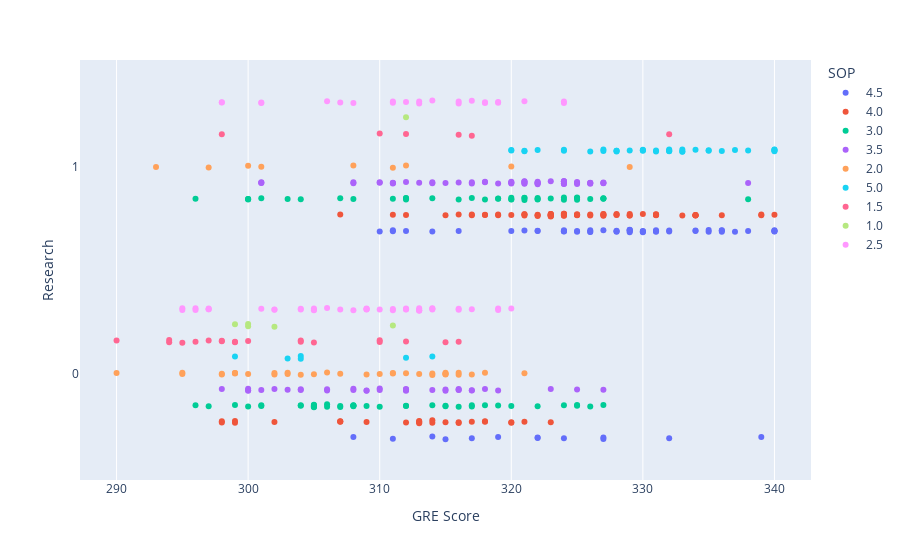

The code cell stored with this chart in its notebook:
### Code cell
px.strip(data, x="GRE Score", y="Research", orientation="h", color="SOP")

### Figure 1 — Plotly figure (JSON) as saved in the notebook; plotly's stock layout.template omitted (floating-point values rounded to 4 significant figures)
{"data": [{"alignmentgroup": "True", "boxpoints": "all", "fillcolor": "rgba(255,255,255,0)", "hoveron": "points", "hovertemplate": "SOP=4.5<br>GRE Score=%{x}<br>Research=%{y}<extra></extra>", "legendgroup": "4.5", "line": {"color": "rgba(255,255,255,0)"}, "marker": {"color": "#636efa"}, "name": "4.5", "offsetgroup": "4.5", "orientation": "h", "pointpos": 0, "showlegend": true, "type": "box", "x": [337, 330, 340, 322, 332, 326, 339, 328, 314, 340, 319, 315, 314, 316, 317, 329, 310, 334, 326, 332, 340, 329, 322, 320, 329, 327, 335, 331, 324, 322, 336, 311, 340, 325, 331, 322, 324, 326, 329, 335, 327, 308, 311, 336, 330, 328, 311, 312, 338, 330, 336, 324, 329, 334, 324, 331, 321, 328, 324, 325, 332, 330, 327], "x0": " ", "xaxis": "x", "y": [1, 1, 1, 0, 0, 1, 0, 1, 1, 1, 0, 0, 0, 1, 0, 1, 1, 1, 1, 1, 1, 1, 0, 1, 1, 1, 1, 1, 1, 1, 1, 0, 1, 1, 1, 1, 0, 1, 1, 1, 0, 0, 1, 1, 1, 1, 1, 1, 1, 1, 1, 1, 1, 1, 1, 1, 1, 1, 1, 1, 1, 1, 0], "y0": " ", "yaxis": "y"}, {"alignmentgroup": "True", "boxpoints": "all", "fillcolor": "rgba(255,255,255,0)", "hoveron": "points", "hovertemplate": "SOP=4.0<br>GRE Score=%{x}<br>Research=%{y}<extra></extra>", "legendgroup": "4.0", "line": {"color": "rgba(255,255,255,0)"}, "marker": {"color": "#EF553B"}, "name": "4.0", "offsetgroup": "4.0", "orientation": "h", "pointpos": 0, "showlegend": true, "type": "box", "x": [324, 327, 328, 307, 317, 319, 318, 336, 327, 340, 331, 299, 307, 329, 334, 324, 298, 307, 315, 322, 318, 298, 331, 323, 314, 316, 321, 320, 299, 323, 339, 323, 333, 329, 331, 339, 334, 334, 322, 323, 321, 314, 323, 313, 334, 321, 313, 318, 313, 325, 328, 321, 307, 309, 324, 317, 312, 331, 313, 320, 323, 325, 317, 323, 324, 325, 323, 322, 334, 326, 330, 327, 315, 325, 323, 311, 316, 324, 329, 319, 323, 326, 320, 327, 316, 318, 328, 302, 312], "x0": " ", "xaxis": "x", "y": [1, 1, 1, 1, 0, 1, 0, 1, 1, 1, 1, 0, 0, 1, 1, 1, 0, 0, 1, 1, 1, 0, 1, 1, 0, 1, 1, 0, 0, 1, 1, 0, 1, 1, 1, 1, 1, 1, 1, 1, 1, 0, 1, 0, 1, 1, 0, 0, 0, 1, 1, 0, 0, 0, 1, 1, 1, 1, 0, 0, 1, 1, 1, 1, 1, 1, 1, 1, 1, 1, 1, 1, 0, 1, 1, 1, 0, 1, 1, 1, 1, 1, 1, 1, 0, 1, 1, 0, 0], "y0": " ", "yaxis": "y"}, {"alignmentgroup": "True", "boxpoints": "all", "fillcolor": "rgba(255,255,255,0)", "hoveron": "points", "hovertemplate": "SOP=3.0<br>GRE Score=%{x}<br>Research=%{y}<extra></extra>", "legendgroup": "3.0", "line": {"color": "rgba(255,255,255,0)"}, "marker": {"color": "#00cc96"}, "name": "3.0", "offsetgroup": "3.0", "orientation": "h", "pointpos": 0, "showlegend": true, "type": "box", "x": [316, 321, 308, 312, 325, 300, 338, 304, 327, 322, 320, 300, 309, 304, 325, 327, 314, 327, 301, 296, 301, 306, 305, 296, 327, 325, 326, 324, 326, 312, 318, 307, 299, 307, 306, 305, 324, 308, 305, 324, 316, 320, 325, 314, 308, 304, 317, 305, 322, 320, 305, 315, 311, 319, 319, 312, 308, 318, 303, 321, 319, 300, 317, 325, 315, 322, 301, 317, 321, 312, 320, 310, 312, 307, 305, 308, 323, 322, 297, 300], "x0": " ", "xaxis": "x", "y": [1, 1, 0, 1, 0, 1, 1, 0, 1, 0, 0, 1, 0, 1, 0, 0, 0, 1, 0, 1, 1, 0, 0, 0, 1, 1, 1, 0, 0, 0, 0, 0, 0, 1, 0, 0, 1, 0, 0, 1, 0, 1, 1, 1, 0, 0, 0, 0, 1, 1, 0, 0, 1, 1, 0, 1, 0, 1, 1, 1, 1, 0, 0, 1, 0, 1, 0, 1, 1, 0, 1, 0, 1, 0, 0, 1, 1, 1, 0, 1], "y0": " ", "yaxis": "y"}, {"alignmentgroup": "True", "boxpoints": "all", "fillcolor": "rgba(255,255,255,0)", "hoveron": "points", "hovertemplate": "SOP=3.5<br>GRE Score=%{x}<br>Research=%{y}<extra></extra>", "legendgroup": "3.5", "line": {"color": "rgba(255,255,255,0)"}, "marker": {"color": "#ab63fa"}, "name": "3.5", "offsetgroup": "3.5", "orientation": "h", "pointpos": 0, "showlegend": true, "type": "box", "x": [322, 323, 325, 311, 314, 303, 308, 321, 325, 316, 318, 317, 322, 326, 338, 301, 311, 308, 326, 309, 314, 318, 311, 317, 302, 319, 300, 317, 316, 310, 315, 298, 315, 310, 301, 312, 316, 306, 312, 319, 324, 325, 324, 321, 312, 322, 312, 310, 323, 321, 312, 308, 301, 327, 326, 327, 308, 324, 326, 325, 300, 327, 301, 313, 320, 324, 322, 320, 324, 312, 304, 324, 321, 316, 322, 310, 320, 306, 320, 315, 304, 314, 318, 300, 309, 321, 317, 327], "x0": " ", "xaxis": "x", "y": [1, 0, 1, 1, 0, 0, 1, 1, 0, 1, 1, 0, 1, 1, 1, 1, 1, 0, 1, 0, 1, 0, 1, 0, 0, 0, 0, 1, 0, 0, 1, 0, 0, 1, 1, 0, 0, 0, 0, 1, 1, 1, 1, 1, 0, 1, 1, 0, 1, 1, 0, 0, 0, 1, 1, 1, 1, 1, 1, 1, 0, 1, 1, 1, 1, 1, 1, 1, 1, 0, 0, 1, 1, 0, 1, 1, 1, 0, 1, 0, 0, 1, 1, 0, 0, 1, 1, 0], "y0": " ", "yaxis": "y"}, {"alignmentgroup": "True", "boxpoints": "all", "fillcolor": "rgba(255,255,255,0)", "hoveron": "points", "hovertemplate": "SOP=2.0<br>GRE Score=%{x}<br>Research=%{y}<extra></extra>", "legendgroup": "2.0", "line": {"color": "rgba(255,255,255,0)"}, "marker": {"color": "#FFA15A"}, "name": "2.0", "offsetgroup": "2.0", "orientation": "h", "pointpos": 0, "showlegend": true, "type": "box", "x": [314, 302, 295, 316, 311, 329, 312, 303, 290, 300, 320, 315, 315, 309, 306, 313, 293, 310, 312, 315, 305, 299, 302, 317, 321, 298, 301, 315, 304, 303, 307, 314, 318, 311, 297, 300, 308, 299, 316, 299, 295, 298, 311], "x0": " ", "xaxis": "x", "y": [0, 0, 0, 0, 0, 1, 1, 0, 0, 1, 1, 0, 0, 0, 0, 0, 1, 0, 0, 0, 0, 0, 0, 0, 0, 0, 1, 0, 0, 0, 0, 0, 0, 1, 1, 0, 1, 0, 0, 0, 0, 0, 0], "y0": " ", "yaxis": "y"}, {"alignmentgroup": "True", "boxpoints": "all", "fillcolor": "rgba(255,255,255,0)", "hoveron": "points", "hovertemplate": "SOP=5.0<br>GRE Score=%{x}<br>Research=%{y}<extra></extra>", "legendgroup": "5.0", "line": {"color": "rgba(255,255,255,0)"}, "marker": {"color": "#19d3f3"}, "name": "5.0", "offsetgroup": "5.0", "orientation": "h", "pointpos": 0, "showlegend": true, "type": "box", "x": [328, 334, 320, 322, 332, 336, 321, 340, 320, 299, 332, 331, 304, 335, 333, 303, 312, 332, 321, 324, 328, 338, 333, 330, 330, 326, 331, 327, 329, 340, 324, 314, 332, 340, 335, 330, 333, 340, 327, 328, 304, 337], "x0": " ", "xaxis": "x", "y": [1, 1, 1, 1, 1, 1, 1, 1, 1, 0, 1, 1, 0, 1, 1, 0, 0, 1, 1, 1, 1, 1, 1, 1, 1, 1, 1, 1, 1, 1, 1, 0, 1, 1, 1, 1, 1, 1, 1, 1, 0, 1], "y0": " ", "yaxis": "y"}, {"alignmentgroup": "True", "boxpoints": "all", "fillcolor": "rgba(255,255,255,0)", "hoveron": "points", "hovertemplate": "SOP=1.5<br>GRE Score=%{x}<br>Research=%{y}<extra></extra>", "legendgroup": "1.5", "line": {"color": "rgba(255,255,255,0)"}, "marker": {"color": "#FF6692"}, "name": "1.5", "offsetgroup": "1.5", "orientation": "h", "pointpos": 0, "showlegend": true, "type": "box", "x": [298, 310, 312, 294, 304, 310, 316, 297, 315, 298, 299, 299, 294, 300, 298, 295, 316, 304, 290, 296, 310, 317, 312, 332, 305], "x0": " ", "xaxis": "x", "y": [1, 0, 1, 0, 0, 0, 1, 0, 0, 0, 0, 0, 0, 0, 0, 0, 0, 0, 0, 0, 1, 1, 0, 1, 0], "y0": " ", "yaxis": "y"}, {"alignmentgroup": "True", "boxpoints": "all", "fillcolor": "rgba(255,255,255,0)", "hoveron": "points", "hovertemplate": "SOP=1.0<br>GRE Score=%{x}<br>Research=%{y}<extra></extra>", "legendgroup": "1.0", "line": {"color": "rgba(255,255,255,0)"}, "marker": {"color": "#B6E880"}, "name": "1.0", "offsetgroup": "1.0", "orientation": "h", "pointpos": 0, "showlegend": true, "type": "box", "x": [300, 312, 302, 300, 299, 311], "x0": " ", "xaxis": "x", "y": [0, 1, 0, 0, 0, 0], "y0": " ", "yaxis": "y"}, {"alignmentgroup": "True", "boxpoints": "all", "fillcolor": "rgba(255,255,255,0)", "hoveron": "points", "hovertemplate": "SOP=2.5<br>GRE Score=%{x}<br>Research=%{y}<extra></extra>", "legendgroup": "2.5", "line": {"color": "rgba(255,255,255,0)"}, "marker": {"color": "#FF97FF"}, "name": "2.5", "offsetgroup": "2.5", "orientation": "h", "pointpos": 0, "showlegend": true, "type": "box", "x": [316, 313, 313, 312, 301, 319, 311, 312, 309, 305, 316, 317, 295, 296, 312, 304, 296, 317, 314, 311, 316, 318, 308, 324, 313, 306, 320, 321, 307, 316, 309, 319, 313, 308, 324, 314, 295, 297, 305, 313, 297, 314, 306, 310, 297, 311, 302, 302, 298, 313, 314, 309, 309, 318, 305, 312, 319, 301, 304, 311, 319, 307, 298, 301], "x0": " ", "xaxis": "x", "y": [1, 1, 1, 0, 0, 1, 0, 1, 0, 0, 0, 1, 0, 0, 0, 0, 0, 0, 0, 0, 0, 1, 1, 1, 0, 1, 0, 1, 0, 1, 0, 0, 0, 0, 1, 0, 0, 0, 0, 0, 0, 0, 0, 0, 0, 1, 0, 0, 1, 0, 1, 0, 0, 1, 0, 0, 1, 1, 0, 1, 0, 1, 1, 1], "y0": " ", "yaxis": "y"}], "layout": {"boxmode": "group", "legend": {"title": {"text": "SOP"}, "tracegroupgap": 0}, "margin": {"t": 60}, "xaxis": {"anchor": "y", "domain": [0, 1], "title": {"text": "GRE Score"}}, "yaxis": {"anchor": "x", "domain": [0, 1], "title": {"text": "Research"}}}}
